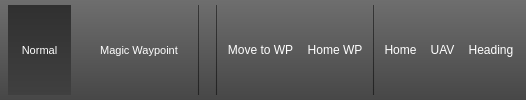
    <widget class="QFrame" name="frameTopBar">
     <property name="sizePolicy">
      <sizepolicy hsizetype="MinimumExpanding" vsizetype="Preferred">
       <horstretch>0</horstretch>
       <verstretch>0</verstretch>
      </sizepolicy>
     </property>
     <property name="minimumSize">
      <size>
       <width>0</width>
       <height>32</height>
      </size>
     </property>
     <property name="maximumSize">
      <size>
       <width>16777215</width>
       <height>16777215</height>
      </size>
     </property>
     <property name="contextMenuPolicy">
      <enum>Qt::NoContextMenu</enum>
     </property>
     <property name="styleSheet">
      <string notr="true">QFrame{
background-color: qlineargradient(spread:pad, x1:0.5, y1:0, x2:0.5, y2:1, stop:0 rgba(110, 110, 110, 255), stop:1 rgba(71, 71, 71, 255));
color: rgba(0, 0, 0, 128);
}

QLabel {
background-color: transparent;
/* background-color: qlineargradient(spread:pad, x1:0.5, y1:0, x2:0.5, y2:1, stop:0 rgba(0, 0, 0, 80), stop:1 rgba(0, 0, 0, 80)); */
color: rgb(255, 255, 255);
/*border: 1px solid black;*/
border: none;
border-radius: 2px;
}

QToolButton {	/* all types of tool button */ 
background-color: transparent;
color: rgb(255, 255, 255);

/*height: 24px;*/

/*border-style: none;*/
/* border: 1px solid rgba(0, 0, 0, 64);  */
/* border: 0px; */
border-radius: 0px;
/*border-radius: 3px;*/
}
QToolButton:disabled {
background-color: qlineargradient(spread:pad, x1:0.5, y1:0, x2:0.5, y2:1, stop:0 rgba(128, 128, 128, 128), stop:1 rgba(128, 128, 128, 128));
color: rgba(255, 255, 255, 128);

/*height: 24px;*/

border: none;
border-radius: 0px;
/*
border: 1px  solid rgb(255, 255, 255); 
border-radius: 0px;
border-top-color: rgba(0, 0, 0, 64);
border-right-color: rgba(0, 0, 0, 64);
border-bottom-color: rgba(255, 255, 255, 64);
border-left-color: rgba(255, 255, 255, 64);
*/
}
QToolButton:hover {
background-color: qlineargradient(spread:pad, x1:0.5, y1:0, x2:0.5, y2:1, stop:0 rgba(255, 255, 255,128), stop:1 rgba(180, 180, 180, 128));
color: rgb(255, 255, 255);

/*height: 24px;*/

border: 0px; 
border-radius: 0px;
/*border-radius: 3px;*/
}
QToolButton:pressed {
background-color: qlineargradient(spread:pad, x1:0.5, y1:0, x2:0.5, y2:1, stop:0 rgba(48, 48, 48, 255), stop:1 rgba(64, 64, 64, 255));
color: rgb(255, 255, 255);

/*height: 24px;*/

border: none;
border-radius: 0px;
/*
border: 1px  solid rgb(255, 255, 255); 
border-radius: 0px;
border-top-color: rgba(0, 0, 0, 64);
border-right-color: rgba(0, 0, 0, 64);
border-bottom-color: rgba(255, 255, 255, 64);
border-left-color: rgba(255, 255, 255, 64);
*/
}

QToolButton:checked {
background-color: qlineargradient(spread:pad, x1:0.5, y1:0, x2:0.5, y2:1, stop:0 rgba(48, 48, 48, 255), stop:1 rgba(64, 64, 64, 255));
color: rgb(255, 255, 255);

/*height: 24px;*/

border: none;
border-radius: 0px;
/*
border: 1px  solid rgb(255, 255, 255); 
border-radius: 0px;
border-top-color: rgba(0, 0, 0, 64);
border-right-color: rgba(0, 0, 0, 64);
border-bottom-color: rgba(255, 255, 255, 64);
border-left-color: rgba(255, 255, 255, 64);
*/
}

QPushButton {
background-color: transparent;
color: rgb(255, 255, 255);

/*height: 24px;*/

/*border-style: none;*/
/* border: 1px solid rgba(0, 0, 0, 64);  */
/* border: 0px; */
border-radius: 0px;
/*border-radius: 3px;*/
}
QPushButton:disabled {
background-color: qlineargradient(spread:pad, x1:0.5, y1:0, x2:0.5, y2:1, stop:0 rgba(128, 128, 128, 128), stop:1 rgba(128, 128, 128, 128));
color: rgb(255, 255, 255);

/*height: 24px;*/

border: none;
border-radius: 0px;
/*
border: 1px  solid rgb(255, 255, 255); 
border-radius: 0px;
border-top-color: rgba(0, 0, 0, 64);
border-right-color: rgba(0, 0, 0, 64);
border-bottom-color: rgba(255, 255, 255, 64);
border-left-color: rgba(255, 255, 255, 64);
*/
}
QPushButton:hover {
background-color: qlineargradient(spread:pad, x1:0.5, y1:0, x2:0.5, y2:1, stop:0 rgba(255, 255, 255,128), stop:1 rgba(180, 180, 180, 128));
color: rgb(255, 255, 255);

/*height: 24px;*/

border: 0px; 
border-radius: 0px;
/*border-radius: 3px;*/
}
QPushButton:pressed {
background-color: qlineargradient(spread:pad, x1:0.5, y1:0, x2:0.5, y2:1, stop:0 rgba(48, 48, 48, 255), stop:1 rgba(64, 64, 64, 255));
color: rgb(255, 255, 255);

/*height: 24px;*/

border: none;
border-radius: 0px;
/*
border: 1px  solid rgb(255, 255, 255); 
border-radius: 0px;
border-top-color: rgba(0, 0, 0, 64);
border-right-color: rgba(0, 0, 0, 64);
border-bottom-color: rgba(255, 255, 255, 64);
border-left-color: rgba(255, 255, 255, 64);
*/
}

QComboBox {
background-color: qlineargradient(spread:pad, x1:0.5, y1:0, x2:0.5, y2:1, stop:0 rgba(48, 48, 48, 255), stop:1 rgba(120, 120, 120, 255));
color: rgba(255, 255, 255, 255);
border: 1px solid rgba(0, 0, 0, 128); 
border-radius: 0px;
}
QComboBox::down-arrow:on {
background-color: qlineargradient(spread:pad, x1:0.5, y1:0, x2:0.5, y2:1, stop:0 rgba(48, 48, 48, 255), stop:1 rgba(120, 120, 120, 255));
top: 1px; left: 1px;	/* move the arrow when the popup is open */
}
QComboBox::down-arrow {
     image: url(:/opmap/images/combobox_down_arrow.png);
}
QComboBox:drop-down {
background-color: qlineargradient(spread:pad, x1:0.5, y1:0, x2:0.5, y2:1, stop:0 rgba(110, 110, 110, 255), stop:1 rgba(71, 71, 71, 255));
border-left: 1px solid rgba(0, 0, 0, 128);
/*     subcontrol-origin: padding;
     subcontrol-position: top right;
     border-top-right-radius: 1px;
     border-bottom-right-radius: 1px; */
}
QComboBox QAbstractItemView { /* the drop down list */
background-color: rgb(255, 255, 255);
color: rgb(0, 0, 0);
border: 1px solid rgba(0, 0, 0, 128);
selection-background-color: rgb(160, 160, 255);
border-radius: 2px;
}
</string>
     </property>
     <property name="frameShape">
      <enum>QFrame::NoFrame</enum>
     </property>
     <property name="frameShadow">
      <enum>QFrame::Plain</enum>
     </property>
     <layout class="QHBoxLayout" name="horizontalLayout_4">
      <property name="spacing">
       <number>0</number>
      </property>
      <property name="margin">
       <number>0</number>
      </property>
      <item>
       <layout class="QHBoxLayout" name="layoutWidgetStatusBar_2">
        <property name="spacing">
         <number>5</number>
        </property>
        <property name="leftMargin">
         <number>8</number>
        </property>
        <property name="topMargin">
         <number>5</number>
        </property>
        <property name="rightMargin">
         <number>8</number>
        </property>
        <property name="bottomMargin">
         <number>5</number>
        </property>
        <item>
         <widget class="QToolButton" name="toolButtonNormalMapMode">
          <property name="sizePolicy">
           <sizepolicy hsizetype="Fixed" vsizetype="Preferred">
            <horstretch>0</horstretch>
            <verstretch>0</verstretch>
           </sizepolicy>
          </property>
          <property name="font">
           <font>
            <pointsize>8</pointsize>
           </font>
          </property>
          <property name="toolTip">
           <string>Normal Map Mode</string>
          </property>
          <property name="text">
           <string>   Normal   </string>
          </property>
          <property name="iconSize">
           <size>
            <width>16</width>
            <height>32</height>
           </size>
          </property>
          <property name="checkable">
           <bool>true</bool>
          </property>
          <property name="checked">
           <bool>true</bool>
          </property>
          <property name="toolButtonStyle">
           <enum>Qt::ToolButtonTextOnly</enum>
          </property>
         </widget>
        </item>
        <item>
         <spacer name="horizontalSpacer">
          <property name="orientation">
           <enum>Qt::Horizontal</enum>
          </property>
          <property name="sizeType">
           <enum>QSizePolicy::Fixed</enum>
          </property>
          <property name="sizeHint" stdset="0">
           <size>
            <width>10</width>
            <height>20</height>
           </size>
          </property>
         </spacer>
        </item>
        <item>
         <widget class="QToolButton" name="toolButtonMagicWaypointMapMode">
          <property name="sizePolicy">
           <sizepolicy hsizetype="Fixed" vsizetype="Preferred">
            <horstretch>0</horstretch>
            <verstretch>0</verstretch>
           </sizepolicy>
          </property>
          <property name="font">
           <font>
            <pointsize>8</pointsize>
           </font>
          </property>
          <property name="toolTip">
           <string>Magic Waypoint Map Mode</string>
          </property>
          <property name="text">
           <string>   Magic Waypoint   </string>
          </property>
          <property name="iconSize">
           <size>
            <width>16</width>
            <height>32</height>
           </size>
          </property>
          <property name="checkable">
           <bool>true</bool>
          </property>
          <property name="toolButtonStyle">
           <enum>Qt::ToolButtonTextOnly</enum>
          </property>
         </widget>
        </item>
        <item>
         <widget class="Line" name="line_6">
          <property name="frameShadow">
           <enum>QFrame::Plain</enum>
          </property>
          <property name="orientation">
           <enum>Qt::Vertical</enum>
          </property>
         </widget>
        </item>
        <item>
         <spacer name="horizontalSpacer_4">
          <property name="orientation">
           <enum>Qt::Horizontal</enum>
          </property>
          <property name="sizeHint" stdset="0">
           <size>
            <width>10</width>
            <height>20</height>
           </size>
          </property>
         </spacer>
        </item>
        <item>
         <widget class="Line" name="lineWaypoint">
          <property name="frameShadow">
           <enum>QFrame::Plain</enum>
          </property>
          <property name="orientation">
           <enum>Qt::Vertical</enum>
          </property>
         </widget>
        </item>
        <item>
         <widget class="QToolButton" name="toolButtonMoveToWP">
          <property name="sizePolicy">
           <sizepolicy hsizetype="Fixed" vsizetype="Preferred">
            <horstretch>0</horstretch>
            <verstretch>0</verstretch>
           </sizepolicy>
          </property>
          <property name="toolTip">
           <string>Click to move the UAV to the magic waypoint position</string>
          </property>
          <property name="text">
           <string>Move to WP</string>
          </property>
          <property name="icon">
           <iconset resource="opmap.qrc">
            <normaloff>:/opmap/images/move_to_wp.png</normaloff>:/opmap/images/move_to_wp.png</iconset>
          </property>
          <property name="iconSize">
           <size>
            <width>28</width>
            <height>28</height>
           </size>
          </property>
         </widget>
        </item>
        <item>
         <widget class="QToolButton" name="toolButtonHomeWaypoint">
          <property name="sizePolicy">
           <sizepolicy hsizetype="Fixed" vsizetype="Preferred">
            <horstretch>0</horstretch>
            <verstretch>0</verstretch>
           </sizepolicy>
          </property>
          <property name="toolTip">
           <string>Move the magic waypoint to the home position</string>
          </property>
          <property name="text">
           <string>Home WP</string>
          </property>
          <property name="icon">
           <iconset resource="opmap.qrc">
            <normaloff>:/opmap/images/home_wp.png</normaloff>:/opmap/images/home_wp.png</iconset>
          </property>
          <property name="iconSize">
           <size>
            <width>28</width>
            <height>28</height>
           </size>
          </property>
         </widget>
        </item>
        <item>
         <widget class="Line" name="line_8">
          <property name="frameShadow">
           <enum>QFrame::Plain</enum>
          </property>
          <property name="orientation">
           <enum>Qt::Vertical</enum>
          </property>
         </widget>
        </item>
        <item>
         <widget class="QToolButton" name="toolButtonMapHome">
          <property name="sizePolicy">
           <sizepolicy hsizetype="Fixed" vsizetype="Preferred">
            <horstretch>0</horstretch>
            <verstretch>0</verstretch>
           </sizepolicy>
          </property>
          <property name="toolTip">
           <string>Center map over home position</string>
          </property>
          <property name="text">
           <string>Home</string>
          </property>
          <property name="icon">
           <iconset resource="opmap.qrc">
            <normaloff>:/opmap/images/gcs.png</normaloff>:/opmap/images/gcs.png</iconset>
          </property>
          <property name="iconSize">
           <size>
            <width>28</width>
            <height>28</height>
           </size>
          </property>
          <property name="autoRepeat">
           <bool>false</bool>
          </property>
          <property name="toolButtonStyle">
           <enum>Qt::ToolButtonIconOnly</enum>
          </property>
          <property name="autoRaise">
           <bool>false</bool>
          </property>
         </widget>
        </item>
        <item>
         <widget class="QToolButton" name="toolButtonMapUAV">
          <property name="sizePolicy">
           <sizepolicy hsizetype="Fixed" vsizetype="Preferred">
            <horstretch>0</horstretch>
            <verstretch>0</verstretch>
           </sizepolicy>
          </property>
          <property name="toolTip">
           <string>Center map over UAV position</string>
          </property>
          <property name="text">
           <string>UAV</string>
          </property>
          <property name="icon">
           <iconset resource="opmap.qrc">
            <normaloff>:/opmap/images/uav.png</normaloff>:/opmap/images/uav.png</iconset>
          </property>
          <property name="iconSize">
           <size>
            <width>28</width>
            <height>28</height>
           </size>
          </property>
          <property name="checkable">
           <bool>true</bool>
          </property>
          <property name="autoRepeat">
           <bool>false</bool>
          </property>
          <property name="toolButtonStyle">
           <enum>Qt::ToolButtonIconOnly</enum>
          </property>
          <property name="autoRaise">
           <bool>false</bool>
          </property>
         </widget>
        </item>
        <item>
         <widget class="QToolButton" name="toolButtonMapUAVheading">
          <property name="sizePolicy">
           <sizepolicy hsizetype="Fixed" vsizetype="Preferred">
            <horstretch>0</horstretch>
            <verstretch>0</verstretch>
           </sizepolicy>
          </property>
          <property name="toolTip">
           <string>Map rotation follows UAV heading</string>
          </property>
          <property name="text">
           <string>Heading</string>
          </property>
          <property name="icon">
           <iconset resource="opmap.qrc">
            <normaloff>:/opmap/images/uav_heading.png</normaloff>:/opmap/images/uav_heading.png</iconset>
          </property>
          <property name="iconSize">
           <size>
            <width>28</width>
            <height>28</height>
           </size>
          </property>
          <property name="checkable">
           <bool>true</bool>
          </property>
          <property name="autoRepeat">
           <bool>false</bool>
          </property>
          <property name="toolButtonStyle">
           <enum>Qt::ToolButtonIconOnly</enum>
          </property>
          <property name="autoRaise">
           <bool>false</bool>
          </property>
         </widget>
        </item>
       </layout>
      </item>
     </layout>
    </widget>
